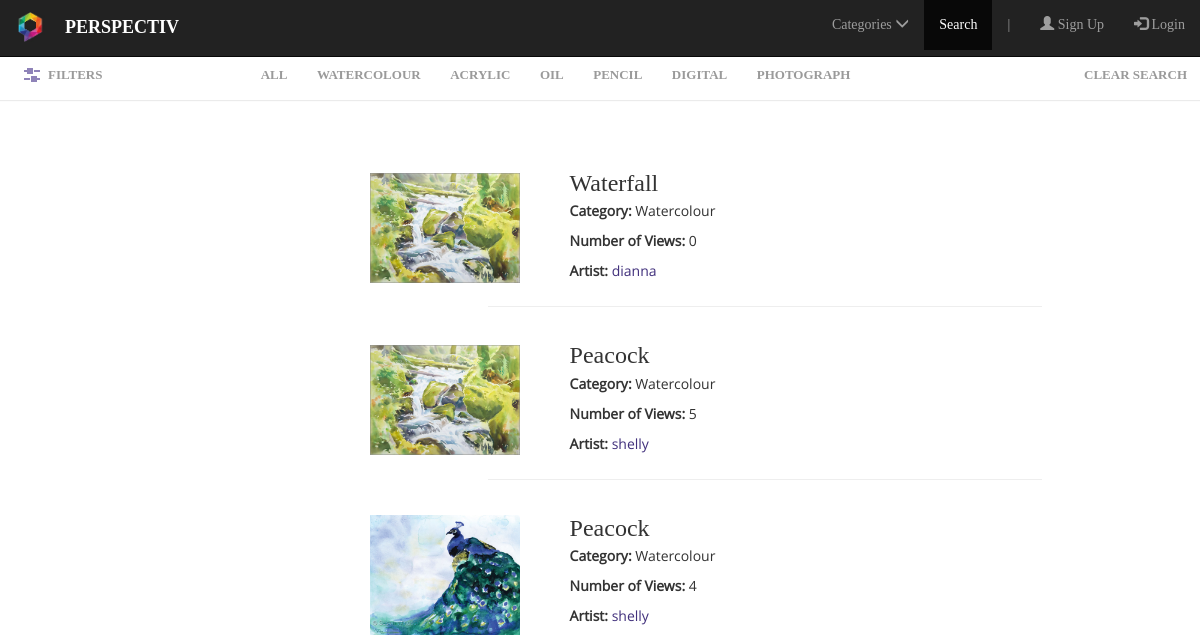
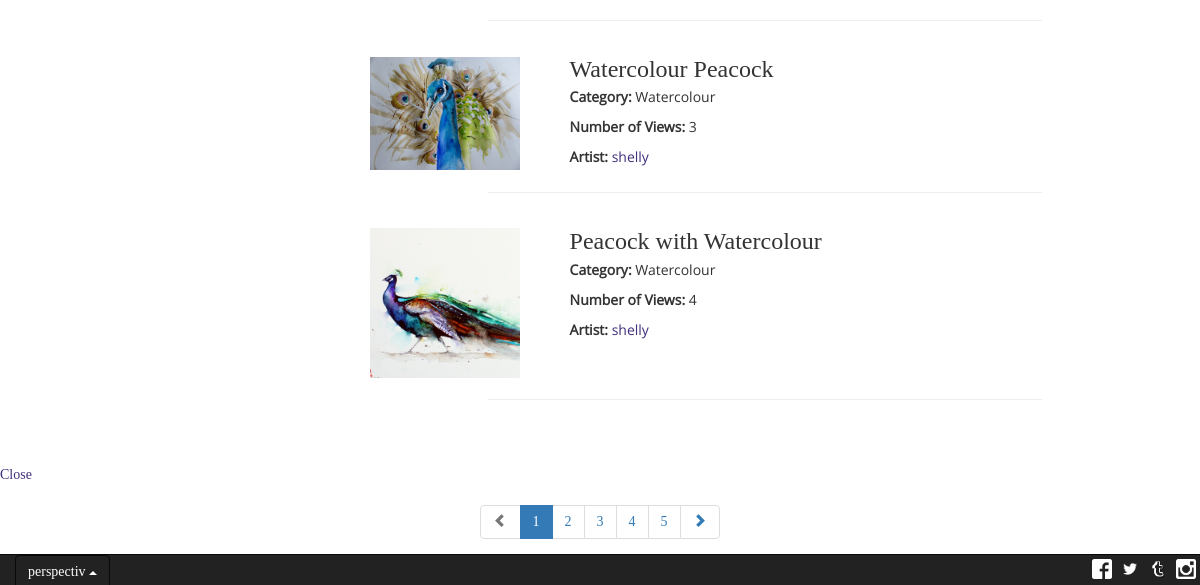
Before: /Search.php?category=watercolour with the older database file (2 pictures, top to bottom).
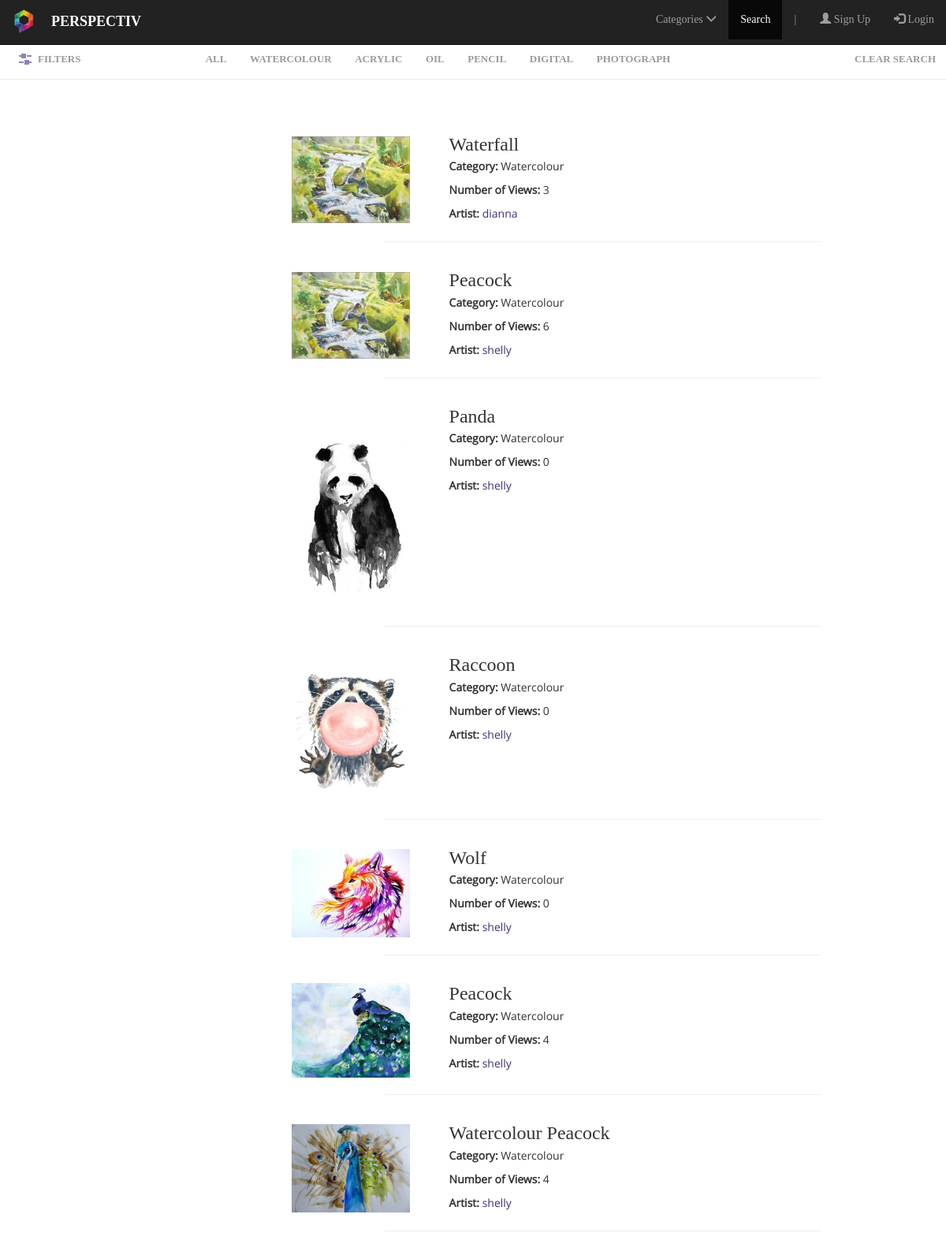
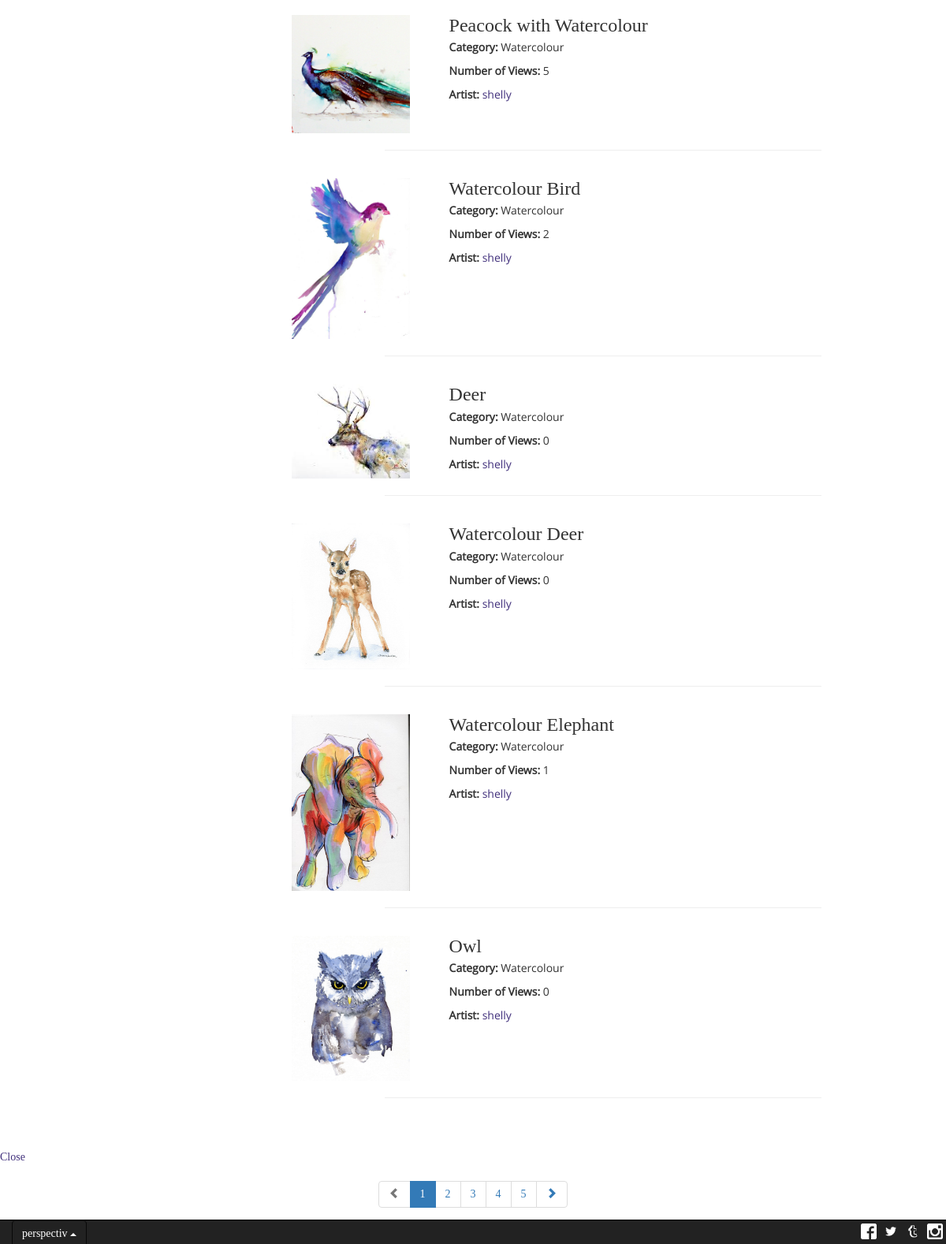
After: the same page with the newer database file (2 pictures, top to bottom).
### tables this page shows
CREATE TABLE IF NOT EXISTS `image` (
  `UserID` varchar(6) NOT NULL,
  `ImageID` varchar(50) NOT NULL,
  `Title` varchar(50) NOT NULL,
  `Caption` text NOT NULL,
  `Category` varchar(50) NOT NULL,
  `AllowRating` varchar(1) NOT NULL,
  `AllowComments` varchar(1) NOT NULL,
  `Date` varchar(10) NOT NULL,
  `numViews` int(11) NOT NULL,
  PRIMARY KEY (`UserID`,`ImageID`)
);

CREATE TABLE IF NOT EXISTS `user` (
  `UserID` varchar(6) NOT NULL,
  `Fname` char(255) NOT NULL,
  `Lname` char(255) NOT NULL,
  `username` char(255) NOT NULL,
  `email` varchar(255) DEFAULT NULL,
  `password` varchar(255) NOT NULL,
  `numImages` int(11) NOT NULL,
  PRIMARY KEY (`UserID`),
  UNIQUE KEY `username` (`username`,`email`)
);

### Search.php (the view, shortened to what this page needs)
<?php
	$link = mysqli_connect("localhost", "root", "", "seng513_perspectiv");
	$linkchoice = '';
	if (isset($_GET['run']))
		$linkchoice = $_GET['run'];
	else if (isset($_SESSION['linkchoice']))
		$linkchoice = $_SESSION['linkchoice'];
	if (!isset($_SESSION['sql']))
		switch ($linkchoice) {
			case 'watercolour' :
				$sql = "select * from image where Category='watercolour'";
				break;
		}
	else
	{
		$sql = $_SESSION['sql'];
	}
	$result = mysqli_query($link,$sql);
?>
<!DOCTYPE html>
<html lang="en" xmlns="http://www.w3.org/1999/xhtml">
<head>
    <link rel="stylesheet" href="http://maxcdn.bootstrapcdn.com/bootstrap/3.3.6/css/bootstrap.min.css">
    <link rel="stylesheet" href="Stylesheets/SearchStylesheet.css" />
	<link rel="stylesheet" href="Stylesheets/style.css" />
	<link rel="stylesheet" href="Stylesheets/navbar.css" />
</head>
<body>
    <nav class="navbar navbar-inverse navbar-fixed-top">
        <div class="container-fluid">
            <div class="navbar-header">
                <a class="navbar-brand" href="Home.php">
                    <img alt="Brand" class="brand" src="Stylesheets/Logo.jpg">
                </a>
                <p class="navbar-text" style="color: white; font-weight: bold; font-size: 18px;">PERSPECTIV
                </p>
            </div>
            <div class="collapse navbar-collapse" id="Navbar">
                <ul class="nav navbar-nav navbar-right">
                    <li class="dropdown">
                        <a class="dropdown-toggle" data-toggle="dropdown" href="#">Categories  <span class="glyphicon glyphicon-menu-down"><small></small></span></a>
                    </li>
                    <li class="active"><a href="Search.php">Search</a></li>
                    <li><p class="navbar-text hidden-sm hidden-xs"> | </p></li>
					<?php
						if (!isset($_SESSION['login_user']))
						{
							echo '<li><a href="Signup.php"><span class="glyphicon glyphicon-user"></span> Sign Up</a></li>';
							echo '<li><a href="Login.php"><span class="glyphicon glyphicon-log-in"></span> Login</a></li>';
						}
					?>
                </ul>
            </div>
        </div>
    </nav>
	<nav class="navbar navbar-xs navbar-inverse navbar-fixed-bottom">
		<div class="container-fluid">
			<div class="footer-text navbar-header">
				<div class="dropup">
					<button class="btn dropdown-toggle inverse-dropdown" type="button" id="footer-dropdown" data-toggle="dropdown" aria-haspopup="true" aria-expanded="false">
					perspectiv
						<span class="caret"></span>
					</button>
				</div>
			</div>
			<ul class="nav navbar-nav navbar-right">
				<li><a class="footer-link" style="padding: 0px 0px" href="http://www.facebook.com">
					<img class="footer-btn" src="Assets/brand_assets/fb/FB-f-Logo__white_29.png"/></a></li>
				<li><a class="footer-link" style="padding: 0px 0px" href="http://www.twitter.com">
					<img class="footer-btn" src="Assets/brand_assets/twitter/TwitterLogo_white.png"/></a></li>
				<li><a class="footer-link" style="padding: 0px 0px" href="http://www.tumblr.com">
					<img class="footer-btn" src="Assets/brand_assets/tumblr/tumblr_logo_white_transparent-32.png"/></a></li>
				<li><a class="footer-link" style="padding: 0px 0px" href="http://www.instagram.com">
					<img class="footer-btn" src="Assets/brand_assets/insta/ig_glyph_logo.png"/></a></li>
			</ul>
		</div>
	</nav>
	<main class="cd-main-content">
		<div class="cd-tab-filter-wrapper">
			<div class="cd-tab-filter">
				<ul class="cd-filters">
					<li class="filter"><a href="?run=all">All</a></li>
					<li class="filter"><a href="?run=watercolour">Watercolour</a></li>
					<li class="filter"><a href="?run=acrylic">Acrylic</a></li>
					<li class="filter"><a href="?run=oil">Oil</a></li>
					<li class="filter"><a href="?run=pencil">Pencil</a></li>
					<li class="filter"><a href="?run=digital">Digital</a></li>
					<li class="filter"><a href="?run=photograph">Photograph</a></li>
					<li class="filter right"><a href="?run=clear">Clear Search</a></li>
				</ul>
			</div>
		</div>
		<section class="cd-gallery">
			<div class="col-xs-12" id="gal">
				<?php
					while ($row = mysqli_fetch_assoc($result))
					{
						$dir = "uploads/" . $row['UserID'] . "/" . $row['ImageID'];
						$user = $row["UserID"];
						$sql1 = "select username from user where UserID='$user'";
						$result1 = mysqli_query($link,$sql1);
						$row1 = mysqli_fetch_row($result1);
						echo '<form class="search" name="search" method="post" action="Dedicated.php">';
						echo '<div class="media">';
						echo '<div class="media-left media-middle">';
						echo '<input type="image" name="img" alt="submit" style="width: 150px;" id="search-img" src="' . $dir . '" value="' . $dir . '">';
						echo '</div>';
						echo '<div class="media-body">';
						echo '<h3 class="media-heading">' . $row["Title"] . '</h3>';
						echo '<p><b>Category: </b>' . $row["Category"] . '</p>';
						echo '<p><b>Number of Views: </b>' . $row["numViews"] . '</p>';
						echo "<p><b>Artist: </b><a href='?artistpage=" . $user . "'>$row1[0]</a></p>";
						echo '</div>';
						echo '</div>';
						echo '<hr align="middle" style="width: 70%; margin-top: 15px; margin-bottom: 15px;" />';
						echo '</form>';
					}
				?>
			</div>
		</section>
		<a href="#0" class="cd-filter-trigger">Filters</span></a>
	</main>
	<div id="carbonads-container">
		<a href="#0" class="close-carbon-adv">Close</a>
	</div>
	<div class="text-center" style="<?php if (mysqli_num_rows($result) < 5) echo 'display: none'; ?>">
		<ul class="pagination">
			<li class="disabled">
				<a href="#">
					<span class="glyphicon glyphicon-chevron-left"></span>
				</a>
			</li>
			<li class="active"><a href="#">1</a></li>
			<li><a href="#">2</a></li>
			<li><a href="#">3</a></li>
			<li><a href="#">4</a></li>
			<li><a href="#">5</a></li>
			<li>
				<a href="#">
					<span class="glyphicon glyphicon-chevron-right"></span>
				</a>
			</li>
		</ul>
	</div>
</body>
</html>

### Stylesheets/SearchStylesheet.css (style rules this page uses)
body { padding-top: 50px; font-family: 'CodePro'; padding-bottom: 20px; overflow-x: hidden; }
.media-heading { font-family: 'CodePro'; }
li.right { float:right; }
.media-body { padding-left: 40px; font-family: 'Open Sans', sans-serif; text-align: left; }
.media { padding-top: 20px; }
@media only screen and (min-width: 992px) { body { padding-bottom: 20px; } }
@media only screen and (min-width: 992px) { #gal { padding-left: 30%; } }

### Stylesheets/style.css (style rules this page uses)
*, *::after, *::before { -webkit-box-sizing: border-box; -moz-box-sizing: border-box; box-sizing: border-box; }
a { color: #41307c; text-decoration: none; }
.cd-main-content { position: relative; min-height: 100vh; }
.cd-main-content:after { content: ""; display: table; clear: both; }
.cd-tab-filter-wrapper { background-color: #ffffff; box-shadow: 0 1px 1px rgba(0, 0, 0, 0.08); z-index: 1; }
.cd-tab-filter-wrapper:after { content: ""; display: table; clear: both; }
.cd-tab-filter { position: relative; height: 50px; width: 140px; margin: 0 auto; z-index: 1; }
.cd-tab-filter::after { content: ''; position: absolute; right: 14px; top: 50%; bottom: auto; -webkit-transform: translateY(-50%); -moz-transform: translateY(-50%); -ms-transform: translateY(-50%); -o-transform: translateY(-50%); transform: translateY(-50%); display: inline-block; width: 16px; height: 16px; background: url("../img/cd-icon-arrow.svg") no-repeat center center; -webkit-transition: all 0.3s; -moz-transition: all 0.3s; transition: all 0.3s; pointer-events: none; }
.cd-tab-filter ul { position: absolute; top: 0; left: 0; background-color: #ffffff; box-shadow: inset 0 -2px 0 #41307c; }
.cd-tab-filter li { display: none; }
.cd-tab-filter a { display: block; height: 50px; width: 140px; line-height: 50px; padding-left: 14px; }
@media only screen and (min-width: 768px) { .cd-tab-filter { width: auto; cursor: auto; } }
@media only screen and (min-width: 768px) { .cd-tab-filter::after { display: none; } }
@media only screen and (min-width: 768px) { .cd-tab-filter ul { background: transparent; position: static; box-shadow: none; text-align: center; } }
@media only screen and (min-width: 768px) { .cd-tab-filter li { display: inline-block; } }
@media only screen and (min-width: 768px) { .cd-tab-filter a { display: inline-block; padding: 0 1em; width: auto; color: #9a9a9a; text-transform: uppercase; font-weight: 700; font-size: 1.3rem; } }
@media only screen and (min-width: 1170px) { .cd-tab-filter { width: 100%; float: right; margin: 0; -webkit-transition: width 0.3s; -moz-transition: width 0.3s; transition: width 0.3s; } }
.cd-gallery { padding: 26px 5%; width: 100%; }
@media only screen and (min-width: 768px) { .cd-gallery { padding: 40px 3%; } }
@media only screen and (min-width: 1170px) { .cd-gallery { padding: 50px 2%; float: right; -webkit-transition: width 0.3s; -moz-transition: width 0.3s; transition: width 0.3s; } }
.cd-filter-trigger { position: absolute; top: 0; left: 0; height: 50px; line-height: 50px; width: 60px; overflow: hidden; text-indent: 100%; color: transparent; white-space: nowrap; background: transparent url("cd-icon-filter.svg") no-repeat center center; z-index: 3; }
@media only screen and (min-width: 1170px) { .cd-filter-trigger { width: auto; left: 2%; text-indent: 0; color: #9a9a9a; text-transform: uppercase; font-size: 1.3rem; font-weight: 700; padding-left: 24px; background-position: left center; -webkit-transition: color 0.3s; -moz-transition: color 0.3s; transition: color 0.3s; } }

### Stylesheets/navbar.css (style rules this page uses)
.navbar { font-family: 'CodePro'; }
.navbar-xs { min-height: 20px; height: 20px; }
.navbar-xs .navbar-nav > li > a { padding-top: 5px; padding-bottom: 5px; line-height: 20px; }
.brand { width: 30px; height: 30px; }
.footer-link { padding: 0px 0px; text-decoration: none; }
.footer-btn { width: 20px; height: 20px; margin-top: 4px; margin-left: 4px; margin-right: 4px; }
.navbar-fixed-bottom { padding-bottom: 30px; }
#footer-dropdown { color: white; }
@media only screen and (min-width: 992px) { .brand { margin-right: -10px; margin-top: -3px; } }

Changed rows visible on the page:
changed image "Waterfall": numViews "0" → "3"
changed image (number 2 of 13 on the later page): numViews "5" → "6"
added image: Title "Panda", Category "Watercolour", numViews "0", UserID.username "shelly"
added image: Title "Raccoon", Category "Watercolour", numViews "0", UserID.username "shelly"
added image: Title "Wolf", Category "Watercolour", numViews "0", UserID.username "shelly"
changed image "Watercolour Peacock": numViews "3" → "4"
changed image "Peacock with Watercolour": numViews "4" → "5"
added image: Title "Watercolour Bird", Category "Watercolour", numViews "2", UserID.username "shelly"
added image: Title "Deer", Category "Watercolour", numViews "0", UserID.username "shelly"
added image: Title "Watercolour Deer", Category "Watercolour", numViews "0", UserID.username "shelly"
added image: Title "Watercolour Elephant", Category "Watercolour", numViews "1", UserID.username "shelly"
added image: Title "Owl", Category "Watercolour", numViews "0", UserID.username "shelly"
